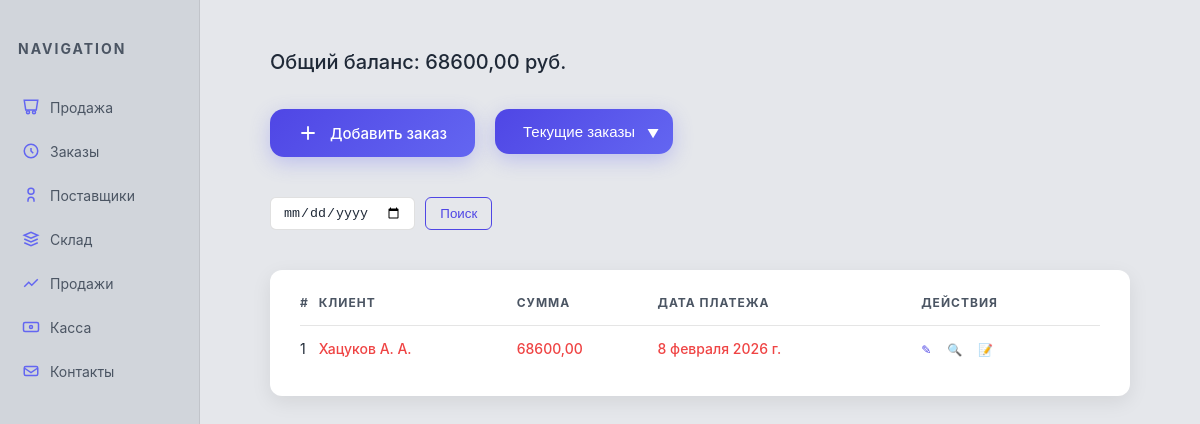
Before: /glavn/zakaz/ with the older database file.
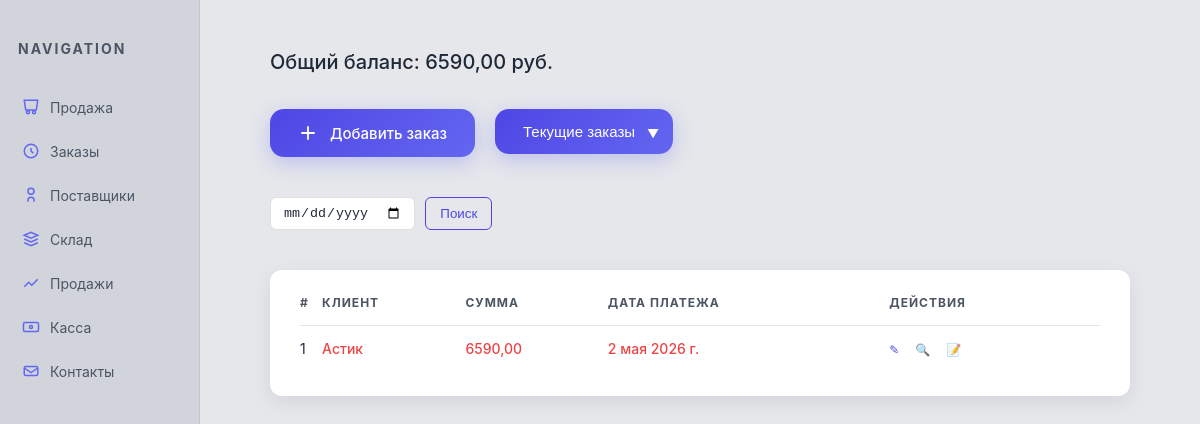
After: the same page with the newer database file.
### program/models.py (models this page shows)
class Zakaz(models.Model):
    fio = models.CharField(max_length=100)
    slug = models.SlugField(max_length=100)
    opl_date = models.DateField()
    vznos = models.DecimalField(max_digits=12, decimal_places=2)
    total_cen = models.DecimalField(max_digits=12, decimal_places=2)
    m_count = models.IntegerField()
    status = models.BooleanField(default=True)

### program/views.py (the view)
# urls.py: path('zakaz/', views.zakaz),
def zakaz(request):
    data = Zakaz.objects.filter(status=True).order_by("opl_date")
    if request.method == 'POST':
        date_poisk = request.POST.get("date")
        print(1)
        data = Zakaz.objects.filter(status=True, opl_date=date_poisk).order_by("opl_date")
    day = date.today()
    super_cen = sum(z.total_cen for z in data)
    return render(request, 'program/index.html', {'data': data, "super_cen": super_cen, "day": day})

### program/templates/program/index.html (shortened to what this page needs)
<!DOCTYPE html>
<html lang="ru">
<head>
</head>
<body>
<div class="sidebar">
    <h2>Navigation</h2>
    <ul>
        <li><a href="/glavn/prodaj/"><svg fill="none" stroke="currentColor" viewBox="0 0 24 24"><path d="M3 3h18l-2 13H5L3 3z"/><path d="M16 21a2 2 0 100-4 2 2 0 000 4zM8 21a2 2 0 100-4 2 2 0 000 4z"/></svg>Продажа</a></li>
        <li><a href="/glavn/zakaz/"><svg fill="none" stroke="currentColor" viewBox="0 0 24 24"><path d="M12 8v4l3 3"/><circle cx="12" cy="12" r="9"/></svg>Заказы</a></li>
        <li><a href="/glavn/postav/"><svg fill="none" stroke="currentColor" viewBox="0 0 24 24"><path d="M16 21v-2a4 4 0 00-8 0v2"/><circle cx="12" cy="7" r="4"/></svg>Поставщики</a></li>
        <li><a href="/glavn/product/"><svg fill="none" stroke="currentColor" viewBox="0 0 24 24"><path d="M3 7l9-4 9 4-9 4-9-4z"/><path d="M3 17l9 4 9-4"/><path d="M3 12l9 4 9-4"/></svg>Склад</a></li>
        <li><a href="/glavn/prod/"><svg fill="none" stroke="currentColor" viewBox="0 0 24 24"><path d="M3 17l6-6 4 4 8-8"/></svg>Продажи</a></li>
        <li><a href="/glavn/cash/"><svg fill="none" stroke="currentColor" viewBox="0 0 24 24"><rect x="2" y="6" width="20" height="12" rx="2"/><circle cx="12" cy="12" r="2"/></svg>Касса</a></li>
        <li><a href="/glavn/contacts/"><svg fill="none" stroke="currentColor" viewBox="0 0 24 24"><path d="M21 8a2 2 0 00-2-2H5a2 2 0 00-2 2v8a2 2 0 002 2h14a2 2 0 002-2V8z"/><path d="M3 8l9 6 9-6"/></svg>Контакты</a></li>
    </ul>
</div>
<div class="main">
    <div class="balance-box">Общий баланс: {{ super_cen }} руб.</div>
    <div class="page-buttons">
        <a href="/glavn/add_zakaz/">
            <svg fill="none" stroke="currentColor" viewBox="0 0 24 24"><path d="M12 4v16M4 12h16"/></svg>Добавить заказ
        </a>
        <div class="custom-select-wrapper">
            <select class="custom-select" onchange="window.location.href=this.value;">
                <option value="/glavn/zakaz/" selected>Текущие заказы</option>
            </select>
        </div>
    </div>
    <form method="post">
        <input type="date" name="date" required>
        <button type="submit">Поиск</button>
    </form>
    <div class="table-wrapper">
        <table>
            <tr>
                <th>#</th>
                <th>Клиент</th>
                <th>Сумма</th>
                <th>Дата платежа</th>
                <th>Действия</th>
            </tr>
            {% for i in data %}
            <tr>
                <td>{{ forloop.counter }}</td>
                {% if day >= i.opl_date %}
                    <td class="overdue">{{ i.fio }}</td>
                    <td class="overdue">{{ i.total_cen }}</td>
                    <td class="overdue">{{ i.opl_date }}</td>
                {% else %}
                    <td>{{ i.fio }}</td>
                    <td>{{ i.total_cen }}</td>
                    <td>{{ i.opl_date }}</td>
                {% endif %}
                <td class="table-actions">
                    <a href="/glavn/editor/{{i.id}}/">✎</a>
                    <a href="/glavn/rasroch/{{i.id}}/">🔍</a>
                    <a href="/glavn/oform/{{i.id}}/">📝</a>
                </td>
            </tr>
            {% endfor %}
        </table>
    </div>
</div>
</body>
</html>

Changed rows visible on the page:
changed Zakaz: fio "Хацуков А. А." → "Астик"; total_cen "68600,00" → "6590,00"; opl_date "8 февраля 2026 г." → "2 мая 2026 г."
Other visible differences:
{{ super_cen }}: "68600,00" → "6590,00"
